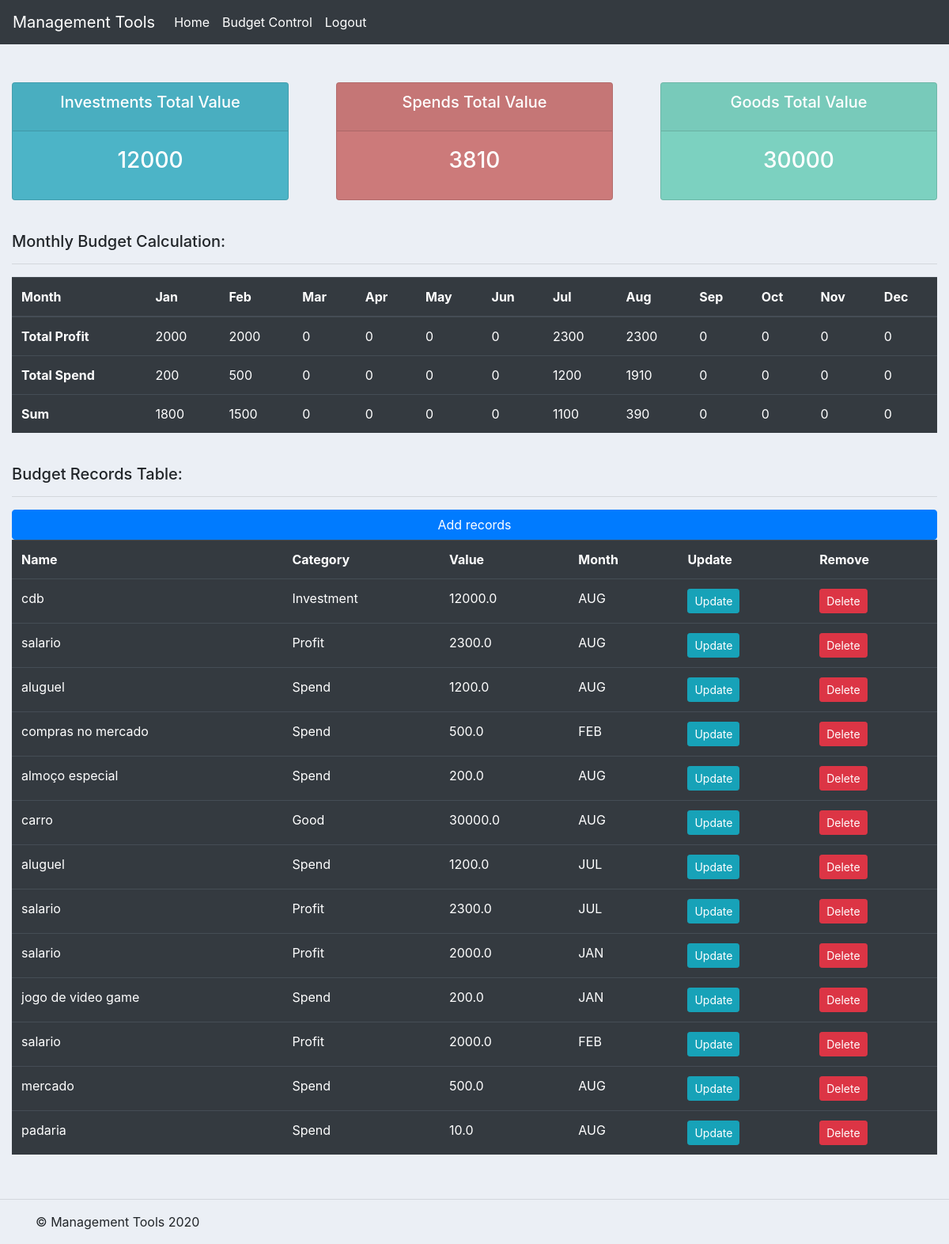
Page /budget_control/ (signed in) on the committed database.
### first_app/models.py (models this page shows, shortened)
class BudgetControl(models.Model):
    today_month = datetime.today().month
    months = [
        ('JAN', 'JANUARY'),
        ('FEB', 'FEBRUARY'),
        ('MAR', 'MARCH'),
        ('APR', 'APRIL'),
        ('MAY', 'MAY'),
        ('JUN', 'JUNE'),
        ('JUL', 'JULY'),
        ('AUG', 'AUGUST'),
        ('SEP', 'SEPTEMBER'),
        ('OCT', 'OCTOBER'),
        ('NOV', 'NOVEMBER'),
        ('DEC', 'DECEMBER')
    ]
    categories = [
        ('Profit', 'PROFIT'),
        ('Spend', 'SPEND'),
        ('Investment', 'INVESTMENT'),
        ('Good', 'GOOD')
    ]
    user = models.ForeignKey(
        User,
        null=True,
        on_delete=models.CASCADE
    )
    name = models.CharField(
        max_length=255,
        null=True
    )
    category = models.CharField(
        max_length=10,
        choices=categories,
        null=True
    )
    value = models.FloatField(
        null=True
    )
    month = models.CharField(
        max_length=3,
        choices=months,
        null=True,
        default=months[today_month-1][0]
    )
    date_created = models.DateTimeField(
        auto_now_add=True,
        null=True
    )

### users/decorators.py (the view)
    def wrapper_function(request, *args, **kwargs):
        if not request.user.is_authenticated:
            messages.error(request, 'You are not Logged in!')
            return redirect('login')
        else:
            return function(request, *args, **kwargs)

### first_app/templates/first_app/budget_control.html
{% extends 'first_app/main.html' %}
{% block content %}
{%  include 'first_app/status.html' %}
<br>
<div class="row">
    <div class="col">
        <div class="col-md">
            <h5>
                Monthly Budget Calculation:
            </h5>
            <hr>
            <div class="table-responsive">
                <table class="table table-dark">
                    <thead>
                        <tr>
                            <th scope="col">Month</th>
                            <th scope="col">Jan</th>
                            <th scope="col">Feb</th>
                            <th scope="col">Mar</th>
                            <th scope="col">Apr</th>
                            <th scope="col">May</th>
                            <th scope="col">Jun</th>
                            <th scope="col">Jul</th>
                            <th scope="col">Aug</th>
                            <th scope="col">Sep</th>
                            <th scope="col">Oct</th>
                            <th scope="col">Nov</th>
                            <th scope="col">Dec</th>
                        </tr>
                    </thead>
                    <tbody>
                        <tr>
                            <th scope="col">Total Profit</th>
                            {% for profit in result %}
                                <td>{{profit.0}}</td>
                            {% endfor %}
                        </tr>
                        <tr>
                            <th scope="col">Total Spend</th>
                            {% for profit in result %}
                                <td>{{profit.1}}</td>
                            {% endfor %}
                        </tr>
                        <tr>
                            <th scope="col">Sum</th>
                            {% for profit in result %}
                                <td>{{profit.2}}</td>
                            {% endfor %}
                        </tr>
                    </tbody>
                </table>
            </div>
        </div>
    </div>
</div>
<br>
<div class="row">
    <div class="col">
        <div class="col-md">
            <h5>
                Budget Records Table:
            </h5>
            <hr>
            <div class="table-responsive">
                <a class="btn btn-primary btn-hover btn-block" href="{% url 'add' %}">
                    Add records
                </a>
                <table class="table table-dark">
                    <tr>
                        <th>Name</th>
                        <th>Category</th>
                        <th>Value</th>
                        <th>Month</th>
                        <th>Update</th>
                        <th>Remove</th>
                    </tr>
                    {% for register in budget_registers %}
                        <tr>
                            <td>{{register.name}}</td>
                            <td>{{register.category}}</td>
                            <td>{{register.value}}</td>
                            <td>{{register.month}}</td>
                            <td><a class="btn btn-sm btn-info" href="{% url 'update' register.id %}">Update</a></td>
                            <td><a class="btn btn-sm btn-danger" href="{% url 'delete' register.id %}">Delete</a></td>
                        </tr>
                    {% endfor %}
                </table>
            </div>
        </div>
    </div>
</div>
{% endblock  %}>

### static/css/main.css (style rules this page uses)
body { background-color: #ebeff5; }

### rows in the picture
BudgetControl: name "cdb", category "Investment", value "12000.0", month "AUG"
BudgetControl: name "salario", category "Profit", value "2300.0", month "AUG"
BudgetControl: name "aluguel", category "Spend", value "1200.0", month "AUG"
BudgetControl: name "compras no mercado", category "Spend", value "500.0", month "FEB"
BudgetControl: name "almoço especial", category "Spend", value "200.0", month "AUG"
BudgetControl: name "carro", category "Good", value "30000.0", month "AUG"
BudgetControl: name "aluguel", category "Spend", value "1200.0", month "JUL"
BudgetControl: name "salario", category "Profit", value "2300.0", month "JUL"
BudgetControl: name "salario", category "Profit", value "2000.0", month "JAN"
BudgetControl: name "jogo de video game", category "Spend", value "200.0", month "JAN"
BudgetControl: name "salario", category "Profit", value "2000.0", month "FEB"
BudgetControl: name "mercado", category "Spend", value "500.0", month "AUG"
BudgetControl: name "padaria", category "Spend", value "10.0", month "AUG"

### other values in the picture
{{ investments_sum }} "12000"
{{ spends_sum }} "3810"
{{ goods_sum }} "30000"
{{ profit.0 }} "2000" "2000" "0" "0" "0" "0" "2300" "2300" "0" "0" "0" "0"
{{ profit.1 }} "200" "500" "0" "0" "0" "0" "1200" "1910" "0" "0" "0" "0"
{{ profit.2 }} "1800" "1500" "0" "0" "0" "0" "1100" "390" "0" "0" "0" "0"
